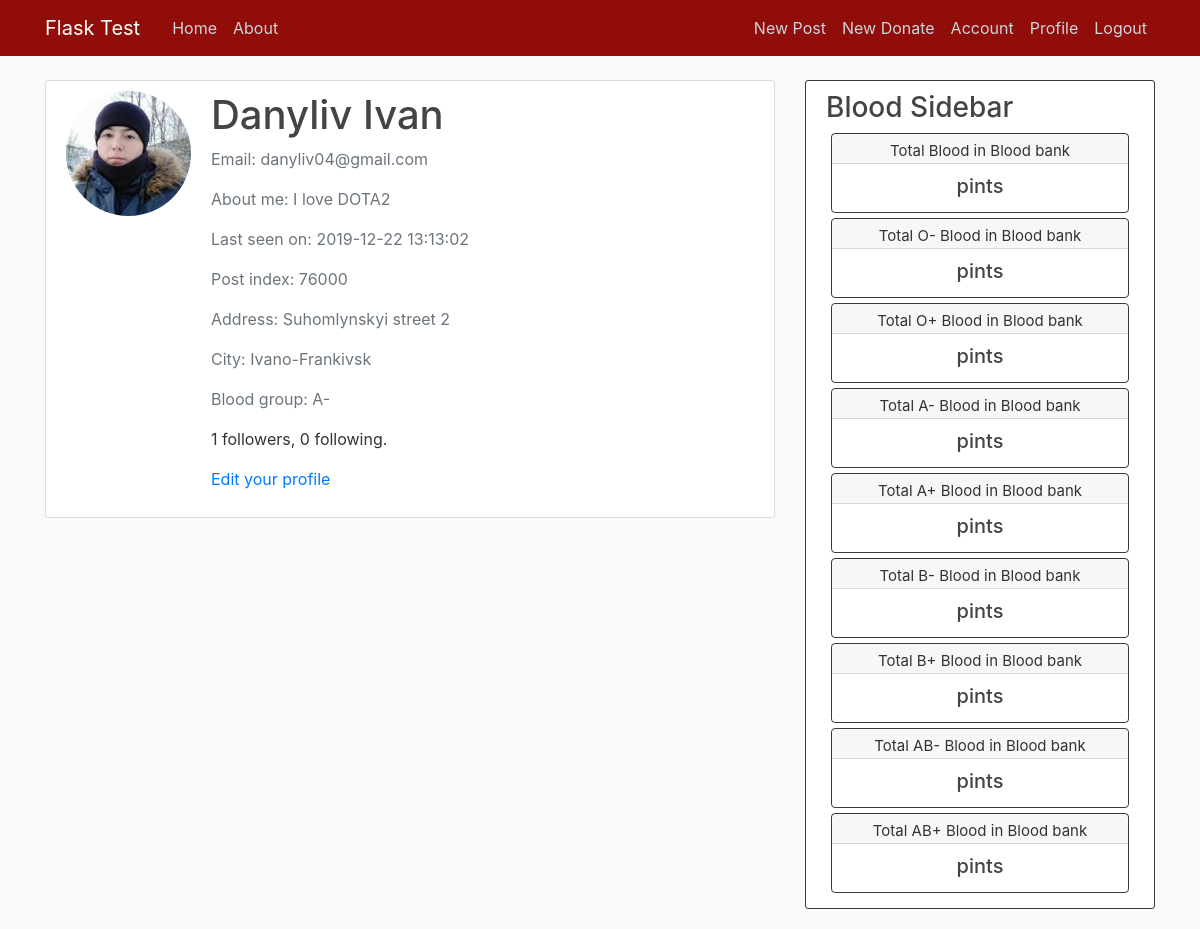
The app's page /about (signed in) with its own data.
### bank/models.py (models this page shows, shortened)
class User(db.Model, UserMixin):
    id = db.Column(db.Integer, primary_key=True)
    username = db.Column(db.String(20), unique=True, nullable=False)
    email = db.Column(db.String(120), unique=True, nullable=False)
    image_file = db.Column(db.String(20), nullable=False, default='default.jpg')
    password = db.Column(db.String(60), nullable=False)
    posts = db.relationship('Post', backref='author', lazy=True)
    post_index = db.Column(db.Integer())
    address = db.Column(db.String(100))
    city = db.Column(db.String(30))
    blood_group = db.Column(db.String(10), nullable=False)
    phone = db.Column(db.Integer(), unique=True,)
    about = db.Column(db.String(140))
    last_seen = db.Column(db.DateTime, default=datetime.utcnow)
    donates = db.relationship('Donate', backref='author', lazy=True)
    followed = db.relationship(
        'User', secondary=followers,
        primaryjoin=(followers.c.follower_id == id),
        secondaryjoin=(followers.c.followed_id == id),
        backref=db.backref('followers', lazy='dynamic'), lazy='dynamic')

### bank/routes.py (the view)
@app.route("/about")
def about():
    image_file = url_for('static', filename='images/' + current_user.image_file)
    return render_template('about.html', title='About', image_file=image_file)

### bank/models.py (called while the page is built)
@login_manager.user_loader
def load_user(user_id):
    return User.query.get(int(user_id))

### bank/routes.py (called while the page is built)
@app.before_request
def before_request():
    if current_user.is_authenticated:
        current_user.last__seen = datetime.utcnow()
        db.session.commit()

### bank/templates/about.html
{% extends "layout.html" %}
{% block content %}
    <div class="content-section">
        <div class="media">
            <img class="rounded-circle account-img" src="{{ image_file }}">
            <div class="media-body">
                <h2 class="account-heading">{{ current_user.username }}</h2>
    			<p class="text-secondary">Email: {{ current_user.email }}</p>
                <p class="text-secondary">About me: {{ current_user.about }}</p>
                <p class="text-secondary">Last seen on: {{ current_user.last__seen }}</p>
                <p class="text-secondary">Post index: {{ current_user.post_index }}</p>
                <p class="text-secondary">Address: {{ current_user.address }}</p>
                <p class="text-secondary">City: {{ current_user.city }}</p>
                <p class="text-secondary">Blood group: {{ current_user.blood_group }}</p>
                <p>{{ current_user.followers.count() }} followers, {{ current_user.followed.count() }} following.</p>
                {% if current_user == current_user %}
                    <p><a href="{{ url_for('edit_profile') }}">Edit your profile</a></p>
                {% elif not current_user.is_following(current_user) %}
                    <p><a href="{{ url_for('follow', username=current_user.username) }}">Follow</a></p>
                {% else %}
                    <p><a href="{{ url_for('unfollow', username=current_user.username) }}">Unfollow</a></p>
                {% endif %}
            </div>
        </div>
    </div>
{% endblock content %}

### bank/static/main.css (style rules this page uses)
body { background: #fafafa; color: #333333; margin-top: 5rem; }
h1, h2, h3, h4, h5, h6 { color: #444444; }
.content-section { background: #ffffff; padding: 10px 20px; border: 1px solid #dddddd; border-radius: 3px; margin-bottom: 20px; }
.account-img { height: 125px; width: 125px; margin-right: 20px; margin-bottom: 16px; }
.account-heading { font-size: 2.5rem; }

### records on screen
User: username "Danyliv Ivan", email "danyliv04@gmail.com", about "I love DOTA2", post_index "76000", address "Suhomlynskyi street 2", city "Ivano-Frankivsk", blood_group "A-"

### other values on screen
{{ current_user.last__seen }} "2019-12-22 13:13:02"
{{ current_user.followers.count() }} "1"
{{ current_user.followed.count() }} "0"
